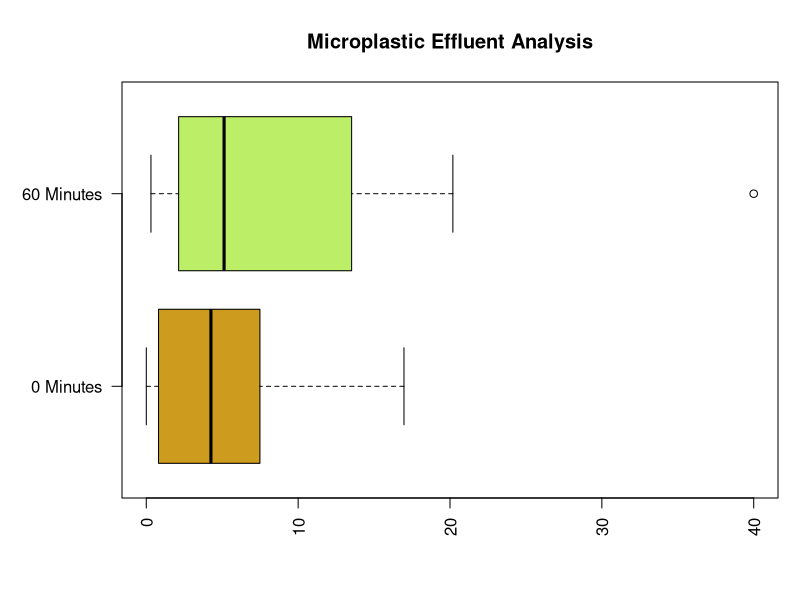

Recreate this plot in R.
#Microplastic Effluent Analysis in R Studio
#Clayton Lawton

#Import Data from Excel File
library(readxl)
MP_Effluent_Analysis_R <- read_excel("MP_Effluent_Analysis_R.xlsx", 
                                     sheet = "Calculated Data", col_types = c("skip", 
                                                                              "skip", "skip", "skip", "skip", "skip", 
                                                                              "skip", "numeric", "numeric", "skip"))
#Divide into Zero value and Sixty value
ZERO <- MP_Effluent_Analysis_R[(1:23), c(1)]
SIXTY <- MP_Effluent_Analysis_R[(1:24), c(2)]

#Resize the plot to allow for the full name
par(mar=c(5,6,4,1)+.1)

#Making the Boxplot
boxplot(c(ZERO, SIXTY),
        main = "Microplastic Effluent Analysis",
        at = c(1,2),
        names = c("0 Minutes", "60 Minutes"),
        las = 2,
        col = c("goldenrod3","darkolivegreen2"),
        border = "black",
        horizontal = TRUE
)